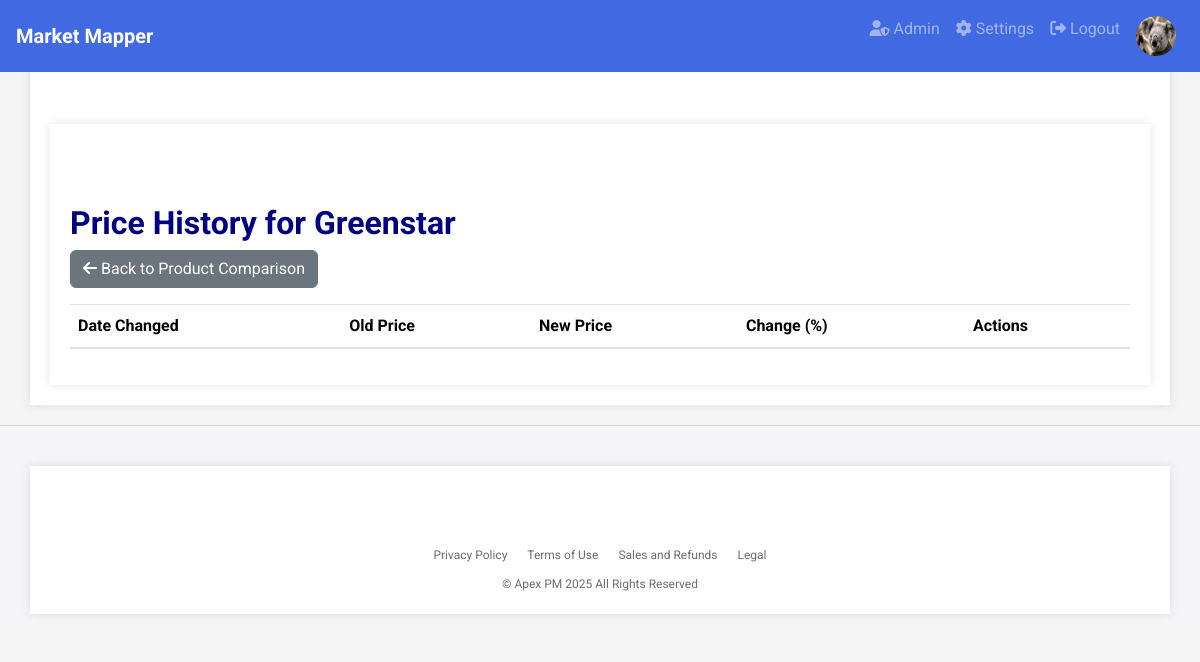
Before: /manage/7/product/14/price_history (signed in) with the older database file.
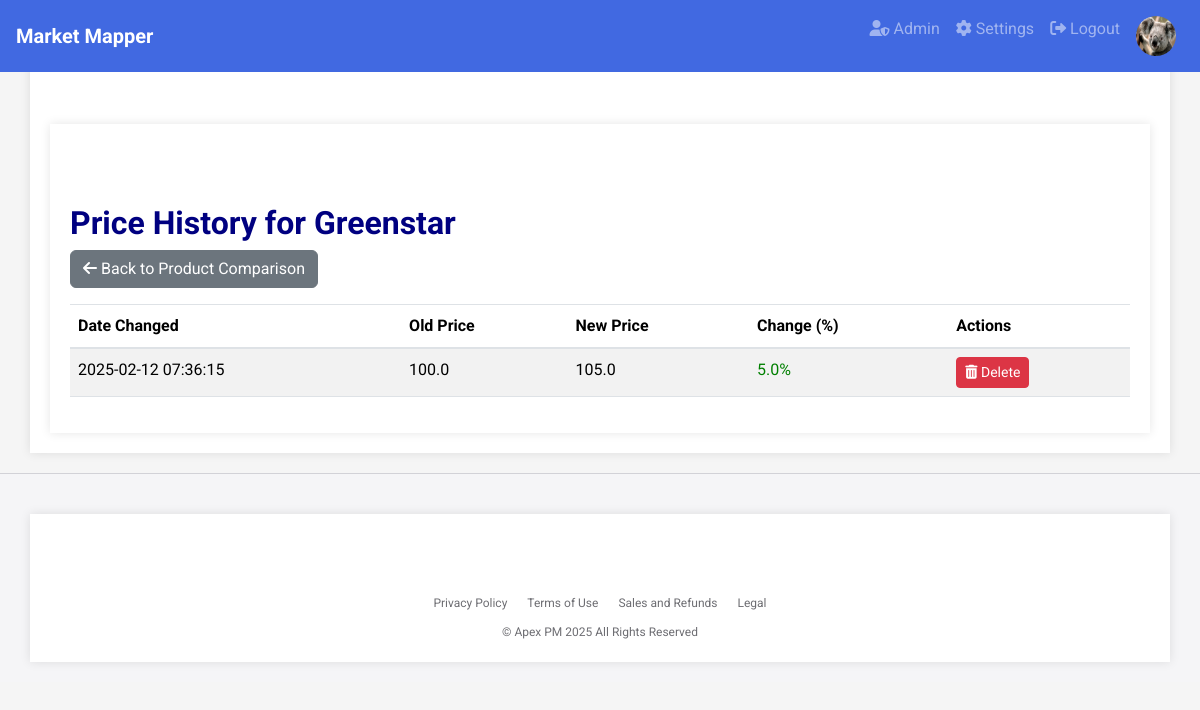
After: the same page with the newer database file.
### app.py (models this page shows)
class PriceHistory(db.Model):
    id = db.Column(db.Integer, primary_key=True)
    product_id = db.Column(db.Integer, db.ForeignKey('product.id'), nullable=False)
    old_price = db.Column(db.Float, nullable=False)
    new_price = db.Column(db.Float, nullable=False)
    date_changed = db.Column(db.DateTime, default=datetime.utcnow)

### app.py (the view)
@app.route('/manage/<int:project_id>/product/<int:product_id>/price_history')
@login_required
def price_history(project_id, product_id):
    project = Project.query.get_or_404(project_id)
    if project.user_id != current_user.id and current_user not in project.shared_users:
        flash('You are not authorized to view this project.', 'danger')
        return redirect(url_for('dashboard'))
    product = Product.query.get_or_404(product_id)
    price_history = PriceHistory.query.filter_by(product_id=product_id).order_by(PriceHistory.date_changed.desc()).all()
    return render_template('price_history.html', project=project, product=product, price_history=price_history)

### app.py (called while the page is built)
@login_manager.user_loader
def load_user(user_id):
    return User.query.get(int(user_id))

### templates/price_history.html (shortened to what this page needs)
{% extends 'base.html' %}
{% block content %}
<div class="container mt-4">
    <h1>Price History for {{ product.product_name }}</h1>
    <a href="{{ url_for('product_comparison', project_id=project.id) }}" class="btn btn-secondary mb-3"><i class="fas fa-arrow-left"></i> Back to Product Comparison</a>
    <table class="table table-striped">
        <thead>
            <tr>
                <th>Date Changed</th>
                <th>Old Price</th>
                <th>New Price</th>
                <th>Change (%)</th>
                <th>Actions</th>
            </tr>
        </thead>
        <tbody>
            {% for history in price_history %}
            <tr>
                <td>{{ history.date_changed.strftime('%Y-%m-%d %H:%M:%S') }}</td>
                <td>{{ history.old_price }}</td>
                <td>{{ history.new_price }}</td>
                <td>
                    {% if history.new_price > history.old_price %}
                    <span style="color: green;">{{ ((history.new_price - history.old_price) / history.old_price * 100) | round(2) }}%</span>
                    {% else %}
                    <span style="color: red;">{{ ((history.new_price - history.old_price) / history.old_price * 100) | round(2) }}%</span>
                    {% endif %}
                </td>
                <td>
                    <form method="POST" action="{{ url_for('delete_price_history', project_id=project.id, product_id=product.id, history_id=history.id) }}" style="display: inline;">
                        <button type="submit" class="btn btn-danger btn-sm" onclick="return confirm('Are you sure you want to delete this entry?')"><i class="fas fa-trash-alt"></i> Delete</button>
                    </form>
                </td>
            </tr>
            {% endfor %}
        </tbody>
    </table>
</div>
{% endblock %}

Changed rows visible on the page:
added PriceHistory: date_changed "2025-02-12 07:36:15", old_price "100.0", new_price "105.0", new_price+old_price "5.0"
